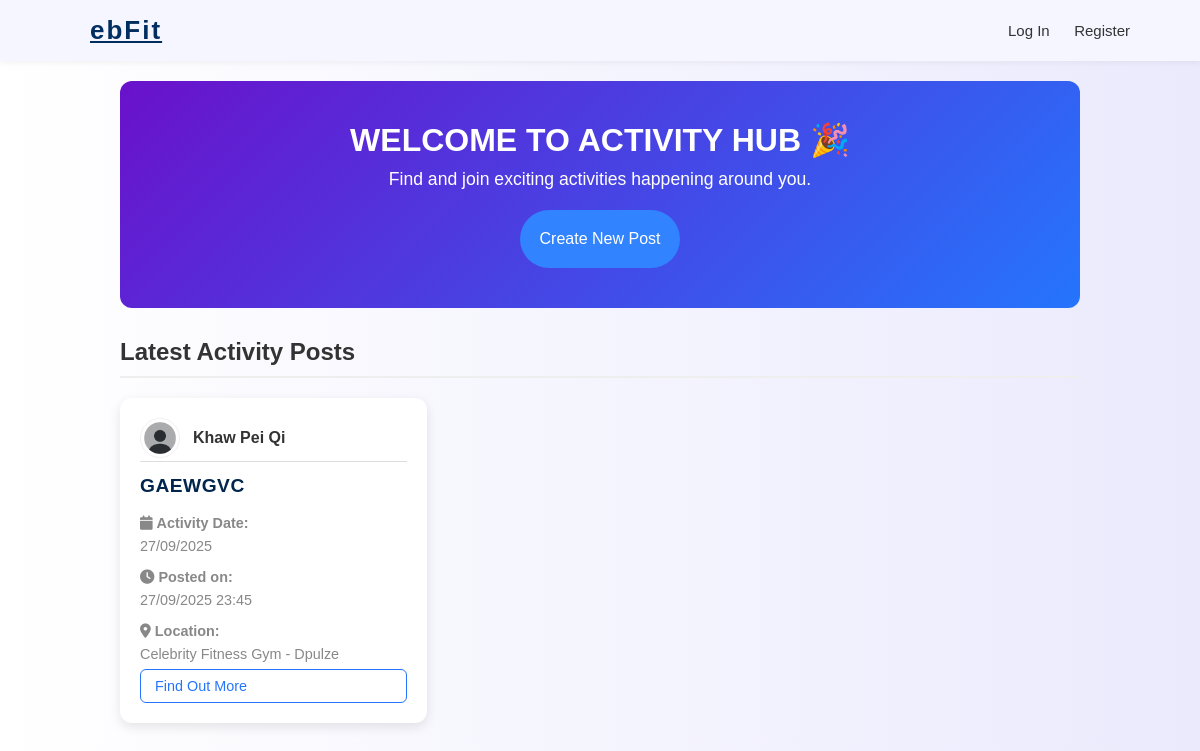
Before: /search with the older database file.
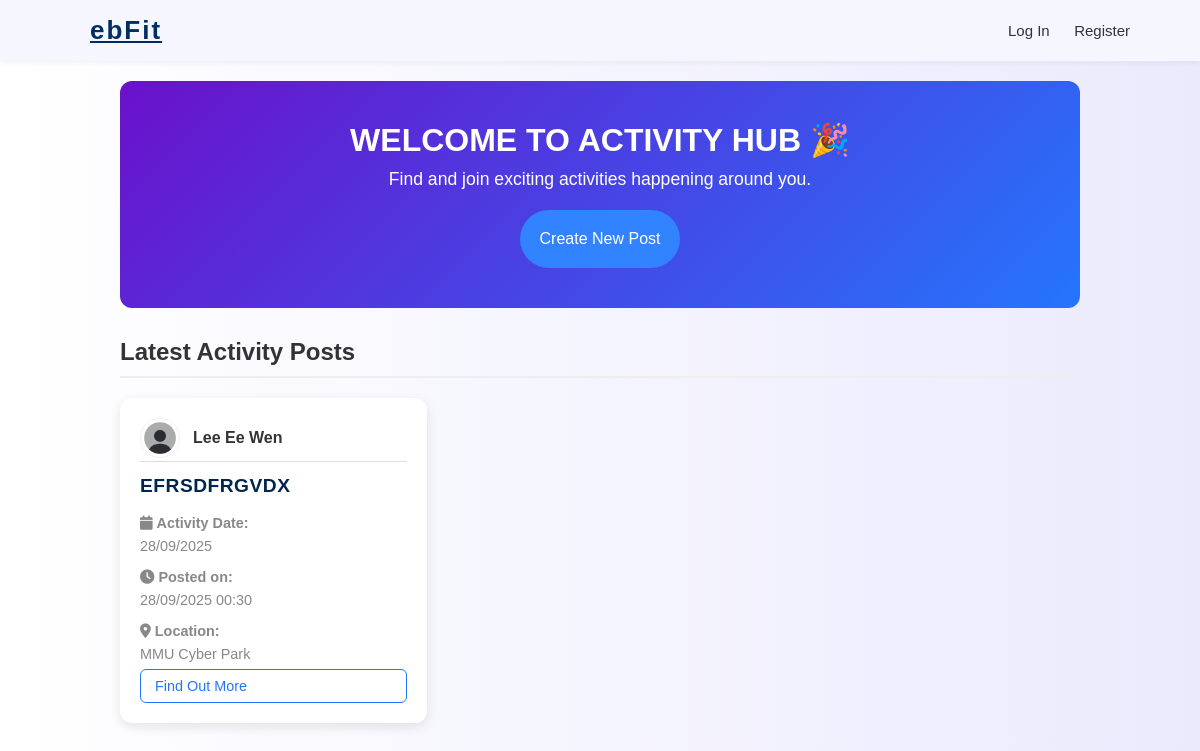
After: the same page with the newer database file.
### app.py (models this page shows, shortened)
class User(db.Model, UserMixin):
    __tablename__ = "users"
    email = db.Column(db.String(255), primary_key=True)
    name = db.Column(db.String(100), nullable=False)
    gender = db.Column(db.String(10), nullable=False)
    sport_level = db.Column(db.String(50), nullable=False)
    security_question = db.Column(db.String(255), nullable=False)
    security_answer = db.Column(db.String(255), nullable=False)
    password = db.Column(db.String(255), nullable=False)
    image_file = db.Column(db.String(255), nullable=False, default="default_image.png")
    bio = db.Column(db.Text, default="This user has not added a bio yet.", nullable=False)
    role = db.Column(db.String(20), default="user")
    is_suspended = db.Column(db.Boolean, default=False) # True = account suspended (blocked from login)
    posts = db.relationship("Posts", back_populates="user", lazy=True, cascade="all, delete-orphan")
    join_activities = db.relationship("JoinActivity", back_populates="user", lazy=True, cascade="all, delete-orphan")

class Posts(db.Model):
    __tablename__ = "posts" # Explicitly name the table "posts"
    post_id = db.Column(db.Integer, primary_key=True) # Unique identifier for each post
    title = db.Column(db.String(200), nullable=False) # Short title of the post/activity
    content = db.Column(db.Text, nullable=False) # Full description of the activity
    location = db.Column(db.String(100), nullable=False) # Where the activity happens
    event_date = db.Column(db.Date, nullable=False) # Activity date
    start_time = db.Column(db.Time, nullable=False) # Activity start time
    end_time = db.Column(db.Time, nullable=False) # Activity end time
    date_posted = db.Column(db.DateTime, default=datetime.utcnow, nullable=False)
    post_status = db.Column(db.String(20), default="open")
    participants = db.Column(db.Integer, nullable=False) # Max or current number of participants
    image_filename = db.Column(db.String(200), nullable=True) # Optional: image uploaded for this post
    email = db.Column(db.String(255), db.ForeignKey("users.email"), nullable=False)  # Foreign key → link each post to the user who created it
    user = db.relationship("User", back_populates="posts")
    is_hidden = db.Column(db.Boolean, default=False) # If True → hide this post from public views
    join_activities = db.relationship("JoinActivity", back_populates="post", lazy=True, cascade="all, delete-orphan")
    reports = db.relationship(
        "Reports",
        backref="post",                # enables Reports.post
        lazy=True,
        cascade="all, delete-orphan"  # deleting a post deletes reports
    )

### app.py (the view, shortened to what this page needs)
@app.route("/search", methods=["GET"])
def search():
    post_keyword = (request.args.get("post_keyword") or "").strip().lower() #keyword entered by user
    dateinpost = (request.args.get("date") or "").strip() #event date entered by user
    searched = False # flag to check if any search was done
    query = Posts.query.join(User).filter(Posts.is_hidden == False)
    results = query.order_by(Posts.date_posted.desc()).all()
    for post in results:
        if post.date_posted:
            if post.date_posted.tzinfo is None: #if no timezone info, assume UTC
                utc_time = pytz.utc.localize(post.date_posted)
            else:
                utc_time = post.date_posted
            post.local_date_posted_value = utc_time.astimezone(MALAYSIA_TZ) # Convert into malaysia time
        else:
            post.local_date_posted_value = None # No date available
    current_admin = None
    if session.get("admin_email"): # if session has admin email
        current_admin = Admin.query.get(session.get("admin_email"))
    return render_template(
        "index.html",
        posts=results, # Pass the search results
        searched=searched, # Flag (True if a search wa performed)
        post_keyword=post_keyword, #Pass keyword input back to template
        date=dateinpost, #Pass date input back to template
        admin=current_admin, # Info about logged-in admin
        user=current_user if current_user.is_authenticated else None # Info about logged-in user
    )

### app.py (called while the page is built)
@app.context_processor
def notif_count():
    if current_user.is_authenticated:
        count = Notification.query.filter_by(email=current_user.email, is_read=False).count()
        return {"unread_count": count}
    return {"unread_count": 0}

@app.context_processor
def inject_admin():
    email = session.get("admin_email")
    if email:
        current_admin = Admin.query.get(email)
        return dict(admin=current_admin)
    return dict(admin=None)

### templates/index.html (shortened to what this page needs)
{% extends "base.html" %}
{% block content %}
<div class="container">
    <div class="welcome">
        <h1>Welcome to Activity Hub 🎉</h1>
        <p>Find and join exciting activities happening around you.</p>
        <a href="{{ url_for('create') }}" class="btn btn-primary">Create New Post</a>
    </div>
    <h2 class="section-title">Latest Activity Posts</h2>
    <div class="posts-grid">
        {% if posts %}
            {% for post in posts %}
                <div class="post-card">
                    {% set author = post.user %}
                    {% set author_name = author.name if author else post.email %}
                    {% set author_image = author.image_file if author and author.image_file else 'default_image.png' %}
                    {% set author_email = author.email if author else post.email %}
                    <div class="author-wrapper">
                        <a href="{{ url_for('profile_page', email=author_email) }}" class="author-link">
                            <img src="{{ url_for('static', filename='profile_pics/' ~ author_image) }}"
                                 alt="{{ author_name }}'s profile picture"
                                 class="profile-pic">
                            <span class="author-name">{{ author_name }}</span>
                        </a>
                    </div>
                    <hr class="solid-line2">
                    <div class="post-header">
                        <h3 class="post-title">
                            {{ post.title }}
                        </h3>
                    </div>
                    <p class="meta"><i class="fa-solid fa-calendar"></i>
                        <strong>Activity Date: </strong><br>
                        <span>{{ post.event_date.strftime('%d/%m/%Y') if post.event_date else '' }}</span>
                    </p>
                    <p class="meta">
                        <i class="fa-solid fa-clock"></i>
                        <strong>Posted on:</strong><br>
                        <span>{{ post.local_date_posted_value.strftime('%d/%m/%Y %H:%M') if post.local_date_posted_value else '' }}</span>
                    </p>
                    <p class="meta">
                        <i class="fa-solid fa-location-dot"></i>
                        <strong>Location:</strong><br>
                        <span>{{ post.location or 'N/A' }}</span>
                    </p>
                    <a href="{{ url_for('post_detail', post_id=post.post_id) }}" class="btn btn-outline">Find Out More</a>
                </div>
            {% endfor %}
        {% else %}
            <div class="no-posts">
                <p>📭No activity posts yet.</p>
            </div>
        {% endif %}
    </div>
</div>
{% endblock %}

Changed rows visible on the page:
removed Posts: image_file (placeholder picture), title "GAEWGVC", event_date "27/09/2025", local_date_posted_value "27/09/2025 23:45", location "Celebrity Fitness Gym - Dpulze"
no longer on this page (row unchanged): User: name "Khaw Pei Qi"
added Posts: image_file (placeholder picture), title "EFRSDFRGVDX", event_date "28/09/2025", local_date_posted_value "28/09/2025 00:30", location "MMU Cyber Park"
now on this page (row unchanged): User: name "Lee Ee Wen"
